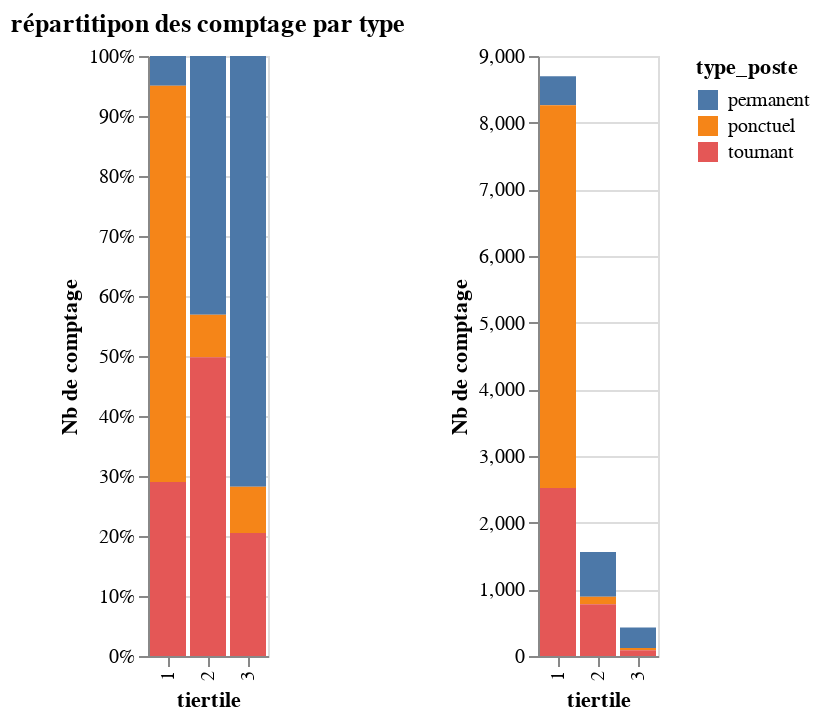

Notebook code for this chart:
### Code cell
g1=alt.Chart(grp, title='répartitipon des comptage par type').mark_bar().encode(
    x='tiertile:O', 
    y=alt.Y('id_comptag:Q', stack='normalize', axis=alt.Axis(title='Nb de comptage')), 
    color='type_poste:N')
g2=alt.Chart(grp).mark_bar().encode(
    x='tiertile:O', 
    y=alt.Y('id_comptag:Q', axis=alt.Axis(title='Nb de comptage')), 
    color='type_poste:N')
g1 | g2

### Figure 1 — Vega-Lite specification as saved in the notebook (floating-point values rounded to 4 significant figures)
{"config": {"view": {"continuousWidth": 400, "continuousHeight": 300}}, "hconcat": [{"mark": "bar", "encoding": {"color": {"type": "nominal", "field": "type_poste"}, "x": {"type": "ordinal", "field": "tiertile"}, "y": {"type": "quantitative", "axis": {"title": "Nb de comptage"}, "field": "id_comptag", "stack": "normalize"}}, "title": "répartitipon des comptage par type"}, {"mark": "bar", "encoding": {"color": {"type": "nominal", "field": "type_poste"}, "x": {"type": "ordinal", "field": "tiertile"}, "y": {"type": "quantitative", "axis": {"title": "Nb de comptage"}, "field": "id_comptag"}}}], "data": {"name": "data-3f0286ef5f17c819f0452bb555a7d435"}, "$schema": "https://vega.github.io/schema/vega-lite/v4.8.1.json", "datasets": {"data-3f0286ef5f17c819f0452bb555a7d435": [{"tiertile": 1, "type_poste": "permanent", "id_comptag": 432}, {"tiertile": 1, "type_poste": "ponctuel", "id_comptag": 5743}, {"tiertile": 1, "type_poste": "tournant", "id_comptag": 2520}, {"tiertile": 2, "type_poste": "permanent", "id_comptag": 672}, {"tiertile": 2, "type_poste": "ponctuel", "id_comptag": 111}, {"tiertile": 2, "type_poste": "tournant", "id_comptag": 776}, {"tiertile": 3, "type_poste": "permanent", "id_comptag": 308}, {"tiertile": 3, "type_poste": "ponctuel", "id_comptag": 33}, {"tiertile": 3, "type_poste": "tournant", "id_comptag": 88}]}}
